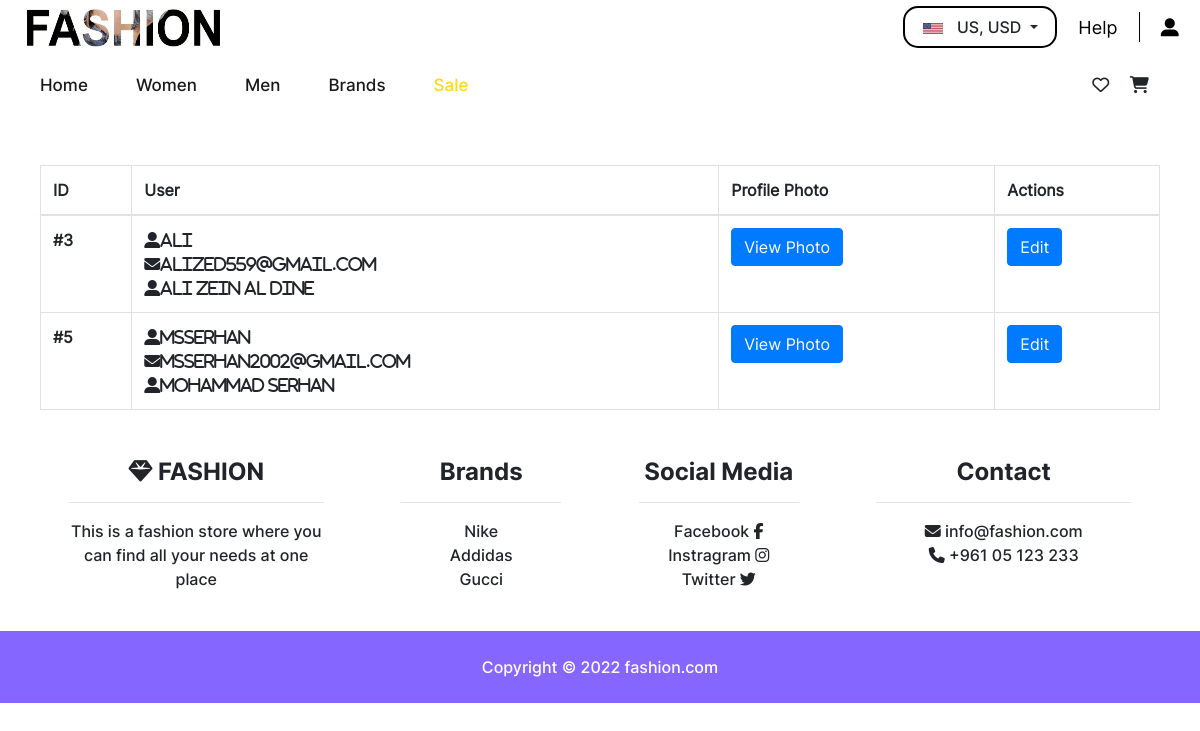
Screenshot of /manageAllUsers.php with the database file from the repository.
### tables this page shows
CREATE TABLE `users` (
  `user_id` int(11) NOT NULL,
  `username` varchar(100) NOT NULL,
  `fullname` varchar(100) NOT NULL,
  `email` varchar(100) NOT NULL,
  `password` varchar(100) NOT NULL,
  `type` varchar(100) NOT NULL DEFAULT 'user',
  `photo` varbinary(100) NOT NULL
);

CREATE TABLE `brands` (
  `brand_id` int(11) NOT NULL,
  `name` varchar(255) NOT NULL,
  `link` text NOT NULL,
  `local` int(11) NOT NULL,
  `display_navbar` int(11) NOT NULL,
  `display_footer` int(11) NOT NULL
);

### manageAllUsers.php (the view, shortened to what this page needs)
<!DOCTYPE html>
<html lang="en">
<head>
    <link href="css/manageAllUsers.css" rel="stylesheet" media="screen">
    <?php include 'header.php' ?>
</head>
<body>
    <div class="container-fluid">
        <table class="table table-bordered">
            <thead>
                <tr>
                    <th scope="col">ID</th>
                    <th scope="col">User</th>
                    <th scope="col">Profile Photo</th>
                    <th scope="col">Actions</th>
                </tr>
            </thead>
            <tbody>
                <?php
                    $sql = "SELECT * FROM users";
                    $result = mysqli_query($db, $sql);
                    if($result){
                        if(mysqli_num_rows($result) > 0){
                          while($row = mysqli_fetch_assoc($result)){
                                $user_id = $row['user_id'];
                                $username = $row['username'];
                                $fullname = $row['fullname'];
                                $email = $row['email'];
                                echo "<tr><th scope='row'>#$user_id</th>";
                                echo "<td><i class='fa fa-user-alt'>$username</i><br>";
                                echo "<i class='fa fa-envelope'>$email</i><br>";
                                echo "<i class='fa fa-user-alt'>$fullname</i><br></td>";
                                echo "<td><button class='btn btn-primary' data-toggle='modal' data-target='#photo$user_id'>View Photo</button></td>";
                                echo "<td><a href='editUser.php?id=$user_id'><button class='btn btn-primary'>Edit</button></a></td></tr>";
                          }
                        }
                    }
                ?>
            </tbody>
        </table>
    </div>
    <?php include 'footer.php' ?>
</body>
</html>

### footer.php (shortened to what this page needs)
<?php
if(isset($sticky) && $sticky){
    echo "<footer class='text-center fixed-bottom text-lg-start bg-white'>";
}else {
    echo "<footer class='text-center text-lg-start bg-white'>";
}
?>
<div class="container text-center text-md-start mt-5">
    <div class="row mt-3">
        <div class="col-md-3 col-lg-4 col-xl-3 mx-auto mb-4">
            <h6 class="footer-head"><i class="fas fa-gem"></i> FASHION</h6>
            <hr>
            <p>This is a fashion store where you can find all your needs at one place</p>
        </div>
        <div class="col-md-2 col-lg-2 col-xl-2 mx-auto mb-4">
            <h6 class="footer-head">Brands</h6>
            <hr>
            <?php
                include 'includes/config.php';
                $sql = "SELECT name,link FROM brands WHERE display_footer='1'";
                $result = mysqli_query($db, $sql);
                if($result){
                    if(mysqli_num_rows($result) > 0){
                        $totalSize = mysqli_num_rows($result);
                        $currentIndex = 0;
                        while($row = mysqli_fetch_assoc($result)){
                            $footername = $row["name"];
                            $footerlink = $row["link"];
                            echo "<a href='$footerlink' target='_blank' rel='noopener noreferrer' class='text-reset'>$footername</a>";
                            $currentIndex++;
                            if($currentIndex != $totalSize){
                                echo '<br>';
                            }
                        }
                    }else {
                    }
                }
            ?>
        </div>
        <div class="col-md-3 col-lg-2 col-xl-2 mx-auto mb-4">
            <h6 class="footer-head">Social Media</h6>
            <hr>
            <a href="#" class="text-reset">Facebook <i class="fab fa-facebook-f"></i></a>
            <br>
            <a href="#" class="text-reset">Instragram <i class="fab fa-instagram"></i></a>
            <br>
            <a href="#" class="text-reset">Twitter <i class="fab fa-twitter"></i></a>
        </div>
        <div class="col-md-4 col-lg-3 col-xl-3 mx-auto mb-md-0 mb-4">
            <h6 class="footer-head">Contact</h6>
            <hr>
            <a href="mailto:info@fashion.com" class="text-reset"><i class="fas fa-envelope me-3"></i> info@fashion.com</a>
            <p><i class="fas fa-phone me-3"></i> +961 05 123 233</p>
        </div>
    </div>
</div>
<div class="text-center p-4 copyrighttext" style="background-color: #8567FF">
    Copyright © 2022
    <a class="text-reset fw-bold" style="color: white;" href="#">fashion.com</a>
</div>
</footer>

### css/manageAllUsers.css (style rules this page uses)
.container-fluid { padding: 30px 40px 0 40px !important; font-family: Inter; }
table { margin: 20px 0 20px 0; }

### css/header.css (style rules this page uses)
.footer-head { font-family: Inter-Bold; font-size: 24px; }
footer { font-family: Inter-Medium; }
.copyrighttext { font-family: Inter-Medium; color: white; }

### rows the page displays
users: user_id "3", username "ali", email "alized559@gmail.com", fullname "Ali Zein Al Dine"
users: user_id "5", username "msserhan", email "msserhan2002@gmail.com", fullname "Mohammad Serhan"
brands: name "Nike"
brands: name "Addidas"
brands: name "Gucci"
